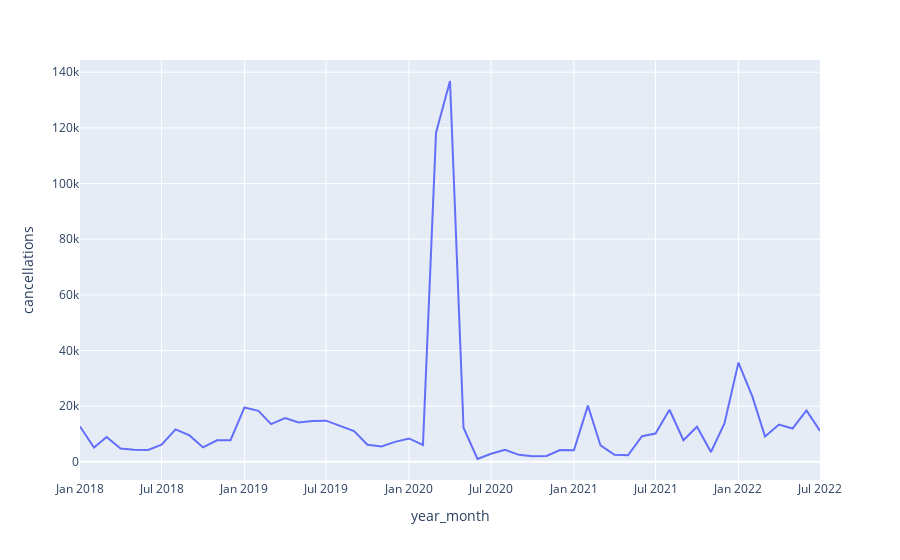

Notebook code for this chart:
### Code cell
monthly_cancellations_pd = monthly_cancellations_df.toPandas()
fig = px.line(monthly_cancellations_pd, x='year_month', y='count(year_month)')
fig.update_yaxes(title='cancellations')
fig.show()

### Figure 1 — Plotly figure (JSON) as saved in the notebook; plotly's stock layout.template omitted (floating-point values rounded to 4 significant figures)
{"data": [{"hovertemplate": "year_month=%{x}<br>count(year_month)=%{y}<extra></extra>", "legendgroup": "", "line": {"color": "#636efa", "dash": "solid"}, "marker": {"symbol": "circle"}, "mode": "lines", "name": "", "orientation": "v", "showlegend": false, "type": "scatter", "x": ["2018-01", "2018-02", "2018-03", "2018-04", "2018-05", "2018-06", "2018-07", "2018-08", "2018-09", "2018-10", "2018-11", "2018-12", "2019-01", "2019-02", "2019-03", "2019-04", "2019-05", "2019-06", "2019-07", "2019-08", "2019-09", "2019-10", "2019-11", "2019-12", "2020-01", "2020-02", "2020-03", "2020-04", "2020-05", "2020-06", "2020-07", "2020-08", "2020-09", "2020-10", "2020-11", "2020-12", "2021-01", "2021-02", "2021-03", "2021-04", "2021-05", "2021-06", "2021-07", "2021-08", "2021-09", "2021-10", "2021-11", "2021-12", "2022-01", "2022-02", "2022-03", "2022-04", "2022-05", "2022-06", "2022-07"], "xaxis": "x", "y": [12690, 5149, 8939, 4778, 4350, 4306, 6215, 11669, 9503, 5202, 7769, 7803, 19550, 18352, 13562, 15726, 14146, 14667, 14808, 12903, 11045, 6133, 5561, 7176, 8416, 6095, 118276, 136848, 12261, 1030, 2926, 4327, 2523, 1994, 2106, 4253, 4155, 20201, 5904, 2561, 2350, 9196, 10195, 18734, 7776, 12614, 3559, 13773, 35667, 23421, 9108, 13397, 11993, 18473, 11133], "yaxis": "y"}], "layout": {"autosize": true, "legend": {"tracegroupgap": 0}, "margin": {"t": 60}, "xaxis": {"anchor": "y", "autorange": true, "domain": [0, 1], "range": ["2018-01-01", "2022-07-01"], "title": {"text": "year_month"}, "type": "date"}, "yaxis": {"anchor": "x", "autorange": true, "domain": [0, 1], "range": [-6515.0, 144400.0], "title": {"text": "cancellations"}, "type": "linear"}}}
